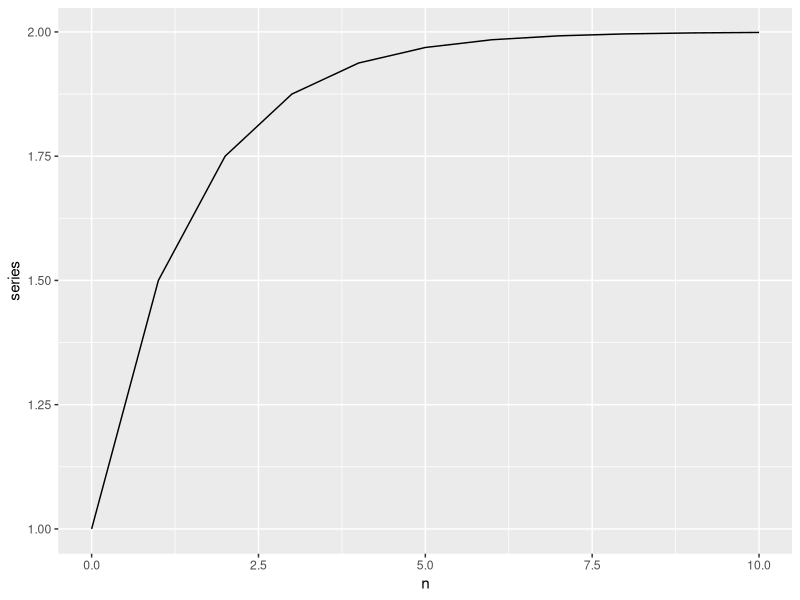
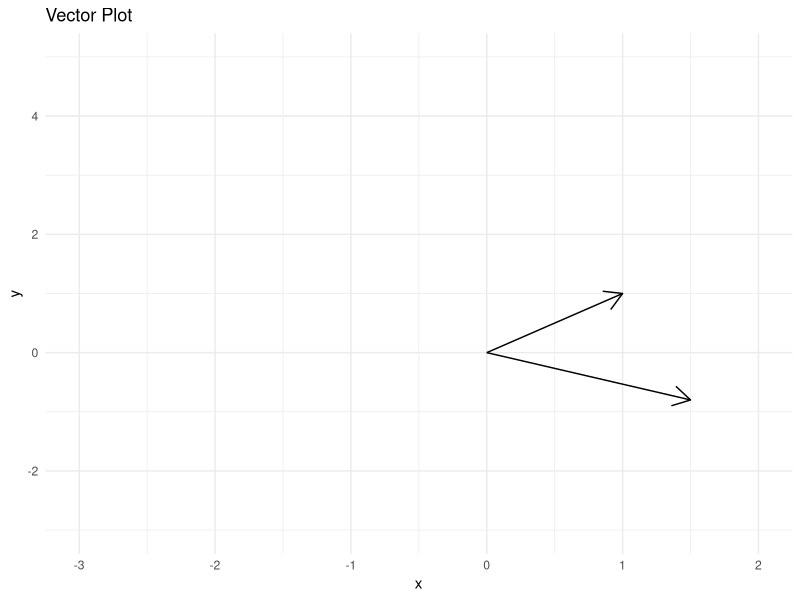

R code for these plots, in order:
## ---- chunk 1
library(tidyverse)
## ---- chunk 2
phi <- 0.5
# This will give you a vector of the first 11 elements

dt_gseries <- tibble(
  n = 0:10,
  el = phi^n,
# The geometric series is simply the cumulative sum of these elements
  series = cumsum(el)
)

dt_gseries %>%
  ggplot(aes(x = n, y = series)) + 
  geom_line()
## ---- chunk 3
set.seed(321)

# Set the parameter phi
phi <- 0.5
# Set the initial value (y_{t - 1}) in the above notation
y_init <- 1
# Set the number of periods j
B <- 1

dt <- tibble(
  j = 0:B,
  # Generate random values for e
  e = rnorm(n = B + 1),
  # Add one to the first row of e
  e_trans = e + c(1, rep(0, B)),
  # Add one to all values of e
  e_perm = e + 1,
  # Compute the powers of phi used to weight e/e_trans/e_perm
  phi_powers = phi^(B - j)
)

dt %>%
  summarise(
    # The following simply implements the formula for y
    y = phi^(B + 1) * y_init + sum(e * phi_powers),
    y_trans = phi^(B + 1) * y_init + sum(e_trans * phi_powers),
    y_perm = phi^(B + 1) * y_init + sum(e_perm * phi_powers),
    y_diff_trans = y - y_trans,
    y_diff_perm = y - y_perm
  ) %>%
  knitr::kable(digits = 2)
## ---- chunk 4
# Type your code here

## ---- chunk 5
B <- matrix(c(1, 9, 4, 1), ncol = 2)
B
## ---- chunk 6
ed <- eigen(B)
ed
## ---- chunk 7
solve(ed$vectors)
## ---- chunk 8
ed$vectors %*% diag(ed$values) %*% solve(ed$vectors)
## ---- chunk 9
# Type your code here

## ---- chunk 10
v = c(1, 1)
A = matrix(c(-1, 2.5, -2, 1.2), ncol = 2, byrow = TRUE)
v1 = A %*% v
v1
## ---- chunk 11
A
## ---- chunk 12
# Create a data frame with the vector coordinates
dt <- tibble(
  x = c(0, 0),
  y = c(0, 0),
  xend = c(1, v1[1]),
  yend = c(1, v1[2])
)

# Plot the vectors
ggplot(dt) +
  geom_segment(aes(x = x, y = y, xend = xend, yend = yend), arrow = arrow(length = unit(0.2, "inches"))) +
  xlim(-3, 2) + ylim(-3, 5) +
  labs(title = "Vector Plot", x = "x", y = "y") +
  theme_minimal()
## ---- chunk 13
sqrt(2)
sqrt(sum(v^2))
## ---- chunk 14
sqrt(sum(v1^2))
